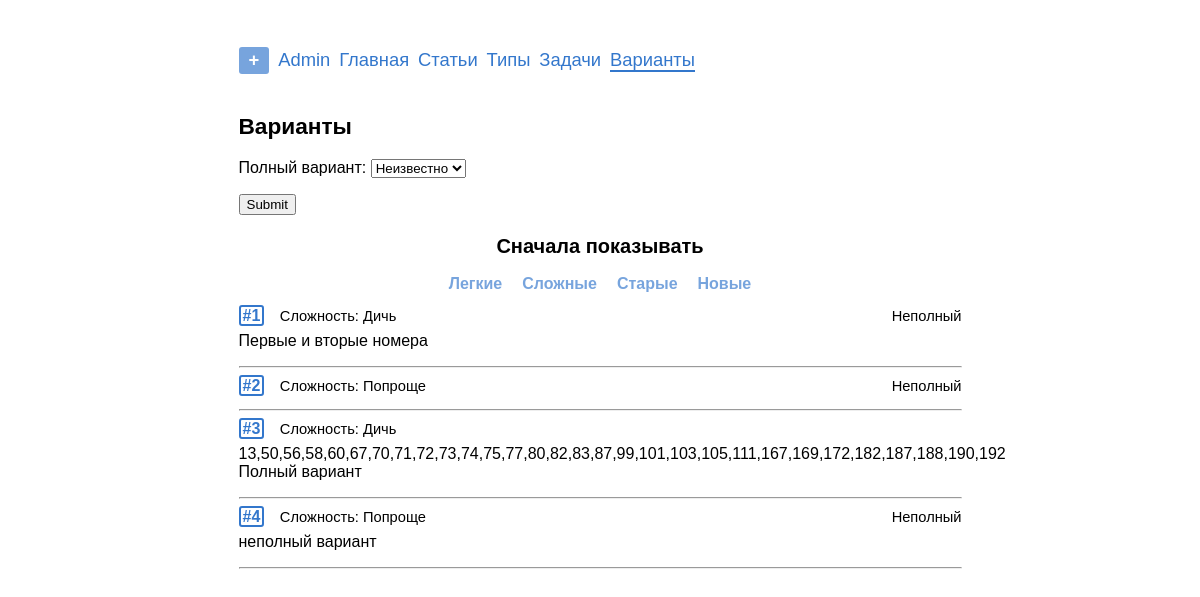
Page /variants/ on the earlier database version.
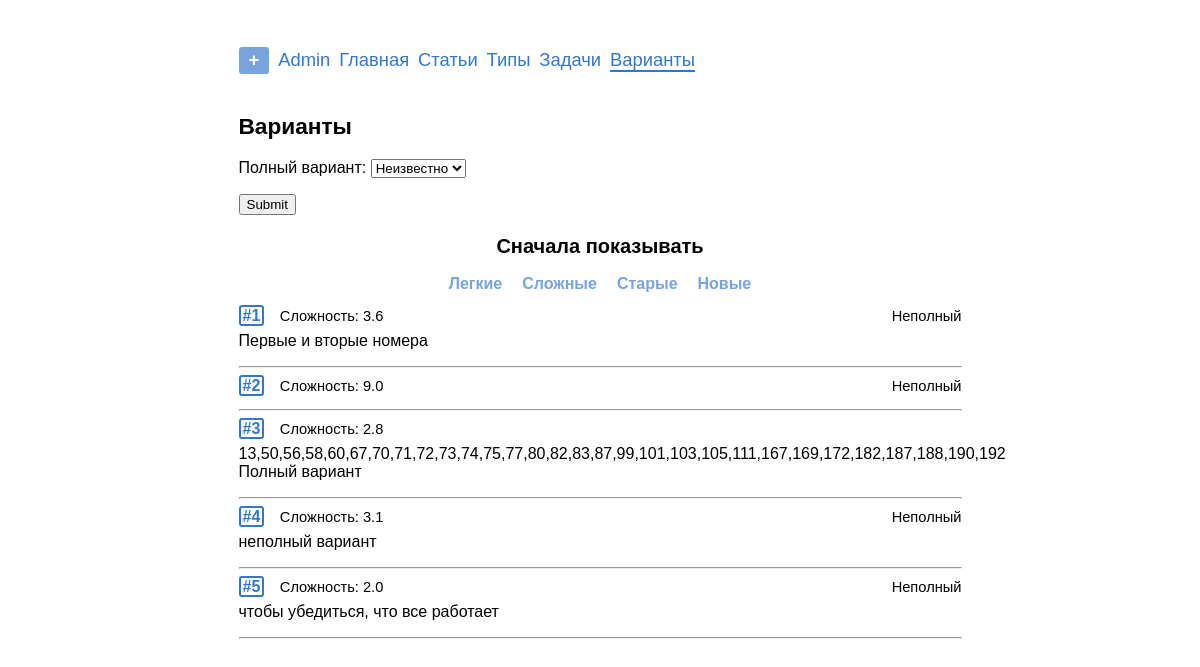
Same page on the later database version.
### variants/models.py (models this page shows, shortened)
class Variant(models.Model):
    objects = VariantManager()
    problems = models.ManyToManyField(Problem,
                                      verbose_name='задачи')
    text = models.TextField('комментарии', blank=True, null=True)
    complexity = models.FloatField('сложность', blank=True, default=0)
    is_full = models.BooleanField('полный вариант', default=True)
    show_answers = models.BooleanField('показать решения', default=True)
    date = models.DateField('дата добавления', auto_now_add=True)
    class Meta:
        verbose_name = 'вариант'
        verbose_name_plural = 'варианты'
        default_related_name = 'variants'

### variants/views.py (the view)
# urls.py: path('', views.VariantsView.as_view(), name='list'),
class VariantsView(ListView):
    model = Variant
    template_name = 'variants/variants_list.html'
    context_object_name = 'variants'
    filter = VariantFilter
    def get_queryset(self):
        queryset = Variant.objects.list()
        pars = self.request.GET
        if 'order_by' in pars.keys() and pars['order_by'] in ('complexity',
                                                              'date',
                                                              '-complexity',
                                                              '-date'):
            order_by = self.request.GET['order_by']
        else:
            order_by = 'id'
        self.filterset = self.filter(self.request.GET, queryset=queryset)
        return self.filterset.qs.order_by(order_by)
    def get_context_data(self, **kwargs):
        data = super().get_context_data(**kwargs)
        data['filter'] = VariantFilter(self.request.GET,
                                       queryset=self.get_queryset())
        data['title'] = 'Варианты'
        return data

### problems/templatetags/markdown_extras.py (called while the page is built)
@register.filter()
@stringfilter
def markdown(value):
    return md.markdown(value, extensions=['markdown.extensions.fenced_code'])

### problems/templatetags/save_parameters.py (called while the page is built)
@register.simple_tag(takes_context=True)
def param_save(context, **kwargs):
    answ = context['request'].GET.copy()
    for param, value in kwargs.items():
        answ[param] = value
    for param in [param for param, value in answ.items() if not value]:
        del answ[param]
    return answ.urlencode()

### variants/managers.py (called while the page is built)
    def list(self):
        return (
            self.get_queryset()
                .only('id', 'complexity', 'text')
        )

### templates/variants/variants_list.html
{% extends "base.html" %}
{% load markdown_extras %}
{% load save_parameters %}
{% load static %}
{% block content %}
  <h2>{{title}}</h2>
  <form method="get" class="no-print">
    {{ filter.form.as_p }}
    <input type="submit" />
  </form>
  <div class=center><h3>Сначала показывать</h3></div>
  <div class="center mb10 mt-5">
    <a class='var-sort{% if "=complexity" in request.get_full_path %} current {% endif %}' href="?{% param_save order_by="complexity" %}">Легкие</a>
    <a class='var-sort{% if "=-complexity" in request.get_full_path %} current {% endif %}' href="?{% param_save order_by="-complexity" %}">Сложные</a>
    <a class='var-sort{% if "=date" in request.get_full_path %} current {% endif %}' href="?{% param_save order_by="date" %}">Старые</a>
    <a class='var-sort{% if "=-date" in request.get_full_path %} current {% endif %}' href="?{% param_save order_by="-date" %}">Новые</a>
  </div>
  {% for variant in variants %}
    <div class="rel">
      <div class="var-id-in-list">
        <a href="{{variant.get_absolute_url}}"><b class='id-number'>#{{variant.id}}</b></a>
        <span class="compl">Сложность: {{variant.complexity}}</span>&nbsp;
        <span class="compl no-solution">{% if not variant.is_full %}Неполный{% endif %}</span>
      </div>
    <div>{{variant.text|markdown|safe}}</div>
    </div><hr>
    {% empty %}
    <p>Ничего не нашлось {{":("}}</p>
    <p>Попробуйте другой фильтр.</p>
  {% endfor %}
{% endblock %}

### templates/base.html (shortened to what this page needs)
{% load static %}
<!DOCTYPE html>
<html lang="ru">
  <head>
    <link rel="stylesheet" href="{% static 'css/style.css'%}" type="text/css">
  </head>
  <body>
    <header>
      {% include "includes/nav.html" %}
    </header>
    <main>
      {% block content %}Пусто :({% endblock %}
    </main>
  </body>
</html>

### templates/includes/nav.html (shortened to what this page needs)
<nav class="no-print">
  <a class="lnk_btn" href="/admin/problems/problem/add/" title="Добавить задачу">+</a>&nbsp;
  <a href="/admin/">Admin</a>&nbsp;
  <a href="/"{% if request.path == '/' %}class='current_nav'{% endif %}>Главная</a>&nbsp;
  <a href="/articles/"{% if '/articles' in request.path %}class='current_nav'{% endif %}>Статьи</a>&nbsp;
  <a href="{% url 'typesinege:list'%}"{% if '/types/' in request.path %}class='current_nav'{% endif %}>Типы</a>&nbsp;
  <a href="{% url 'problems:list'%}"{% if '/problems/' in request.path %}class='current_nav'{% endif %}>Задачи</a>&nbsp;
  <a href="{% url 'variants:list'%}"{% if '/variants/' in request.path %}class='current_nav'{% endif %}>Варианты</a>&nbsp;
</nav>

### static/css/style.css (style rules this page uses)
html { overflow-y: scroll; }
body { -webkit-hyphens: auto; -moz-hyphens: auto; -ms-hyphens: auto; hyphens: auto; margin: 0px auto; width: 723px; max-width: 100%; font-family: Tahoma, Arial; text-align: justify; font-size: 12pt; margin-bottom:10ex; }
h1, h2, h3, h4, h5, h6 { text-align: left; }
h2 { font-size:17pt; }
h3 { font-size:15pt; }
.id-number { border: 2px solid #3377cc; border-radius: 3px; padding: 0px 2px 0px 2px; }
.rel { position: relative; }
div.rel:has(div.var-id-in-list) { min-height:3ex; }
.var-id-in-list { margin-bottom:-10px; display: flex; flex-wrap: wrap; align-items: center; line-height: 15pt; }
.compl { padding-left:2ex; font-size: 11pt; font-family: Arial; }
.no-solution { margin-left:auto; order:2; }
a { text-decoration: none; color: #3377cc; }
nav { margin: 5ex 0 4ex 0; }
nav a { line-height: 2em; font-size: 115%; -webkit-hyphens: none; -moz-hyphens: none; -ms-hyphens: none; hyphens: none; }
.mt-5 { margin-top:-5px; }
.mb10 { margin-bottom:10px; }
.center { display: flex; justify-content: center; }
nav a.lnk_btn { display: inline-block; border-radius: 3px; background-color: #3377ccaa; font-weight:900; color: white; line-height:inherit; padding: 2px 10px 3px; }
.var-sort { display: inline-block; border-radius: 3px; font-weight:900; line-height:inherit; padding: 2px 10px 3px; color: #3377ccaa; background-color: white; }
.current_nav { border-bottom: solid 2px; }

Differences in the rows shown:
changed Variant "Первые и вторые номера": complexity "Дичь" → "3.6"
changed Variant id 2: complexity "Попроще" → "9.0"
changed Variant id 3: complexity "Дичь" → "2.8"
changed Variant "неполный вариант": complexity "Попроще" → "3.1"
added Variant: id "5", complexity "2.0", is_full "Неполный", text "чтобы убедиться, что все работает"
